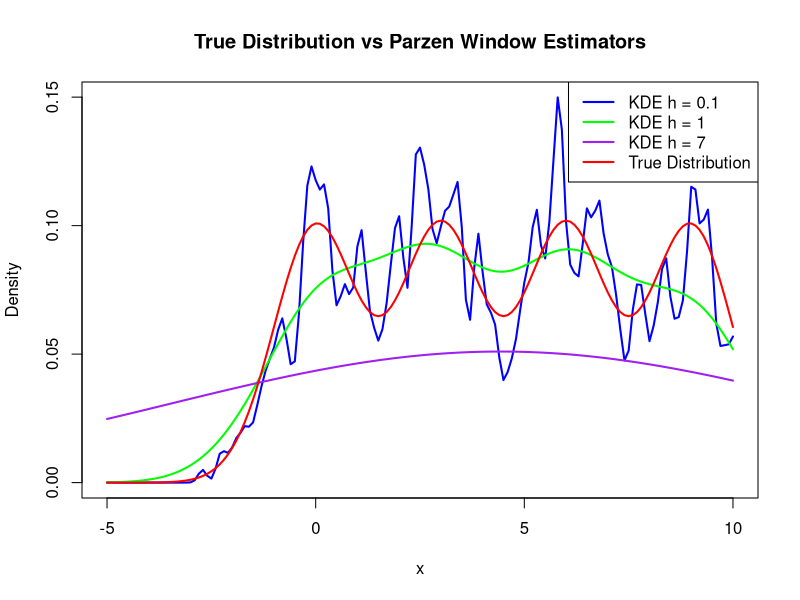

Recreate this plot in R. (Note: this script raises an error after producing the figure.)
## ---- chunk 1
setClass("Parzen.smoother",representation(Data = "numeric",
                                          h = "numeric",
                                          input = "numeric",
                                          Probs = "numeric"), 
                                          prototype = list(h = NA_real_, input = NA_real_))
                                 
setMethod("initialize", "Parzen.smoother",
          function(.Object, Data, h = NA_real_, Probs, input = NA_real_) {
 
  Data <- as.numeric(Data)
  Data <- na.omit(Data)
  if (length(Data) == 0) { stop("Data set is empty")} 
  
  Probs <- numeric(length(Data)) 

  if (all(is.na(input))) { input <- Data }

   if (is.na(h)) {
    s <- sd(Data)
    inter_q <- IQR(Data)
    n <- length(Data)
    h <- 1.06 * min(s, inter_q / 1.349) * n^(-1/5)
   }
  
  if (!is.na(h) && h == 0) { stop(" h cannot be zero ") }
  
  .Object <- callNextMethod(.Object, Data = Data, h = h, Probs = Probs, input = input)
  
  return(.Object)
})
## ---- chunk 2
setGeneric("Parzen.creator", function(object) {standadardGeneric("Parzen.creator")})
setMethod("Parzen.creator", signature= "Parzen.smoother", function(object){
  
  n <- length(object@Data)
  k <- length(object@input)
  Probs <- numeric(k)
  
  # Initialize Probs with the correct length
  object@Probs <- numeric(k)
  
  for (j in 1:k) {
        
        Kernel_sum <- 0  
        
        for (i in 1:n) {
          Kernel_sum <- Kernel_sum + dnorm((object@Data[i] - object@input[j]) / object@h)
        }
        
  object@Probs[j] <- 1 / (object@h * n) * Kernel_sum
  }
  
  return(object)
})
## ---- chunk 3
object <- new("Parzen.smoother", Data=rnorm(10), input=seq(1:10))
Parzen.creator(object)
## ---- chunk 4
setGeneric("show", function(object) {standardGeneric("show")})

setMethod("show", signature = "Parzen.smoother", function(object) {
  
  precision <- 8

  print_in_chunks <- function(vec, precision) {
    vec <- format(round(vec, precision), nsmall = precision) 
    for (i in seq(1, length(vec), by = 6)) {
      cat(vec[i:min(i+5, length(vec))], "\n")
    }
  }
  cat("Data:\n")
  print_in_chunks(object@Data, precision)
  cat("Probs:\n")
  print_in_chunks(object@Probs, precision)
  cat("Size:\n", length(object@Probs), "\n")
  cat("Bandwidth (h):\n", format(round(object@h, precision), nsmall = precision), "\n")
})
## ---- chunk 5

# Defining a function for the true PDF 
true_pdf <- function(x) {
  0.25 * dnorm(x, mean = 0, sd = 1) +
  0.25 * dnorm(x, mean = 3, sd = 1) +
  0.25 * dnorm(x, mean = 6, sd = 1) +
  0.25 * dnorm(x, mean = 9, sd = 1)
}


  #generating random uniform variable to calculate a Multimodal distribution such that there is a 25% chance   of a random variable being sampled   from an N(0,1), N(3,1), N(6,1) or N(9,1) distribution
  x <- matrix(0, nrow = 800, ncol = 2)
  
  #first column has the random uniform
  x[, 1] <- runif(800, 0, 1)
  
  #for each element of the first column of the matrix that is between 0 and .25: impute a Gaussian random     variable from the first distribution   into the second column of that same row 
  x[x[,1] <= 0.25, 2] <- rnorm(sum(x[,1] <= 0.25), mean = 0, sd = 1)
  
  #same thing for the rest of the distributions
  x[x[,1] > 0.25 & x[,1] <= 0.5, 2] <- rnorm(sum(x[,1] > 0.25 & x[,1] <= 0.5), mean = 3, sd = 1)
  
  x[x[,1] > 0.5 & x[,1] <= 0.75, 2] <- rnorm(sum(x[,1] > 0.5 & x[,1] <= 0.75), mean = 6, sd = 1)
    
  x[x[,1] > 0.75 & x[,1] <= 1, 2] <- rnorm(sum(x[,1] > 0.75 & x[,1] <= 1), mean = 9, sd = 1)
  
  #now our data set for the estimator is the vector of our multi-modal distribution 
  data <- x[,2]



#we will be evaluating the true pdf function on the same domain as we will evaluate the estimator 
#estimator Input vector, each descrete step will be it's own alpha, alpha = 5, alpha = 4.9 ... 
Input <- seq(-5, 10, by = 0.1)

#initiating output vector 
true_pdf_values_out <- numeric(length(Input))

#evaluating true pdf function at the same input arguments that we will evaluate our estimator 
true_pdf_values_out <- true_pdf(Input)

#Here we will evaluate the estimator at each of the h step sizes as a preliminary investigation into the best step size

# h = 0.1
vessel_0.1 <- new("Parzen.smoother", Data = data, Probs = numeric(), input = Input, h = 0.1)
vessel_0.1_out <- Parzen.creator(vessel_0.1)

# h = 1
vessel_1 <- new("Parzen.smoother", Data = data, Probs = numeric(), input = Input, h = 1)
vessel_1_out <- Parzen.creator(vessel_1)

# h = 7
vessel_7 <- new("Parzen.smoother", Data = data, Probs = numeric(), input = Input, h = 7)
vessel_7_out <- Parzen.creator(vessel_7)

# Plot object@input against object@Probs for different bandwidths and true distribution on the same graph

# Plot for h = 0.1
plot(vessel_0.1_out@input, vessel_0.1_out@Probs, type = "l", col = "blue", lwd = 2,
     ylim = range(0, max(true_pdf_values_out, vessel_0.1_out@Probs, vessel_1_out@Probs, vessel_7_out@Probs)),
     xlim = range(vessel_0.1_out@input),
     main = "True Distribution vs Parzen Window Estimators",
     xlab = "x", ylab = "Density")

# Add lines for h = 1 and h = 7
lines(vessel_1_out@input, vessel_1_out@Probs, col = "green", lwd = 2)
lines(vessel_7_out@input, vessel_7_out@Probs, col = "purple", lwd = 2)

# Add the true PDF line
lines(Input, true_pdf_values_out, col = "red", lwd = 2)

# Add legend
legend("topright", legend = c("KDE h = 0.1", "KDE h = 1", "KDE h = 7", "True Distribution"),
       col = c("blue", "green", "purple", "red"), lwd = 2)
## ---- chunk 6
# initialize our matrix to store all 150 trials containing 800 samples
Master <- matrix(0, nrow = 150, ncol = 800)

for (trial in 1:150) {
  
  #this is the same thing as before, just that we do it 150 times and store each trial in it's own row 
  
  #reinitialize the individual trial each iteration 
  x <- matrix(0, nrow = 800, ncol = 2)
  
  x[, 1] <- runif(800, 0, 1)
  
  x[x[,1] <= 0.25, 2] <- rnorm(sum(x[,1] <= 0.25), mean = 0, sd = 1)
  x[x[,1] > 0.25 & x[,1] <= 0.5, 2] <- rnorm(sum(x[,1] > 0.25 & x[,1] <= 0.5), mean = 3, sd = 1)
  x[x[,1] > 0.5 & x[,1] <= 0.75, 2] <- rnorm(sum(x[,1] > 0.5 & x[,1] <= 0.75), mean = 6, sd = 1)
  x[x[,1] > 0.75 & x[,1] <= 1, 2] <- rnorm(sum(x[,1] > 0.75 & x[,1] <= 1), mean = 9, sd = 1)
  
  #storing the completed trial in each row for each iteration 
  Master[trial,] <- x[, 2]
}
## ---- chunk 7
Bias_variance_analysis <- function(input_h){
   
Master_evaluated <- matrix(0,nrow=150,ncol=151)


#evaluating the function with h as input argument on the rows of master matrix 
#the input data set being master and output data set being master evaluated
for (i in 1:150) {
trial_evaluated <- new("Parzen.smoother", Data = Master[i,], Probs = numeric(), input = Input, h = input_h)
trial_evaluated <- Parzen.creator(trial_evaluated)
Master_evaluated[i,] <- trial_evaluated@Probs
}

#evaluate the mean for each column of the matrix, which is the mean of the each alpha value across each trial
mean_for_each_alpha <- matrix(0, nrow = 1, ncol = 151)
mean_for_each_alpha[1, ] <- colMeans(Master_evaluated[, seq(1:151)])

#variance
variance_for_each_alpha <- matrix(0,nrow=1,ncol=151)
for(i in 1:151){
    variance_for_each_alpha[1,i] <- mean((Master_evaluated[seq(1:150),i]-mean_for_each_alpha[1,i])^2)
}

#true distribution value for bias calculation
true_pdf_values_out <- true_pdf(Input)

#bias
bias <- matrix(0,nrow=1,ncol=151)
for (i in 1:151) {
  bias[1,i] <- mean_for_each_alpha[1,i] - true_pdf_values_out[i]
}

#MSE
MSE <- numeric(151)
for (i in 1:151) {
  MSE[i] <- variance_for_each_alpha[1,i] + (bias[i])^2
}

#total bias 
bias_totall <- numeric(1)
for (i in 1:151)
bias_totall <- mean((bias[i])^2)

#total variance 
var_totall <- numeric(1)
for (i in 1:151)
var_totall <- mean((variance_for_each_alpha[i]))

return(c(input_h, bias_totall, var_totall))
}
## ---- chunk 8

Choose_your_h <- function(h_values) {

results <- lapply(h_values, function(h) Bias_variance_analysis(input_h = h))

results_matrix <- do.call(rbind, results)

rownames(results_matrix) <- paste("h =", h_values)
colnames(results_matrix) <- c("input_h", "bias_totall", "var_totall")

results_matrix


matplot(results_matrix[, 1], results_matrix[, 2:3], type = "b", pch = 1:2, col = c("blue", "green"),
        xlab = "input_h", ylab = "Values", main = "Bias and Variance vs input_h")

legend("topright", legend = c("bias_totall", "var_totall"), col = c("blue", "green"), pch = 1:2)

MSE <- results_matrix[,2] + results_matrix[,3]

(h_values[which.min(MSE)])

}

## ---- chunk 9

choose_your_h(.01, .1, .3, .6, 1, 3, 7)


